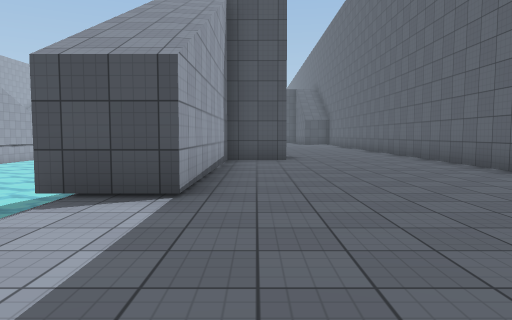
View 1 (above)

24 first-person views from a walk through a Unity game level. The camera is 1.3 m above the floor, tilts 4° down and sees 70° across. The floor is counted in squares, 2 m on a side. Each view is taken from the middle of a square. On the plan, view 1 faces up. The plan holds only what a view shows up to about 11 squares ahead; the rest is blank. The place goes on beyond the plan. Surface patterns are stand-ins for the level's own textures.

View 2
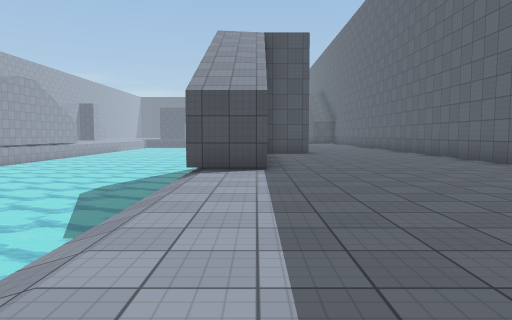

View 3
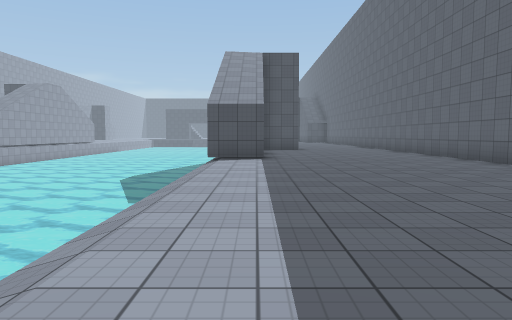

View 4
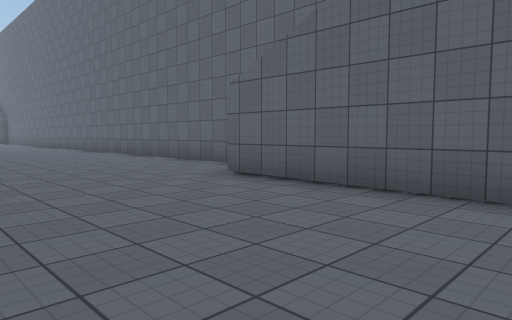

View 5
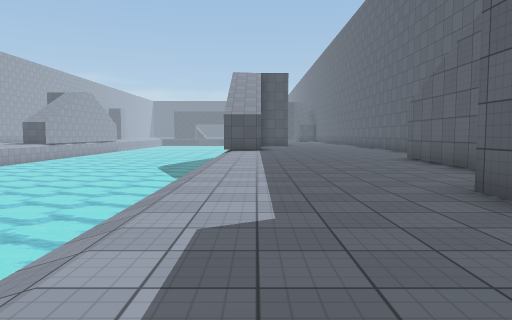

View 6
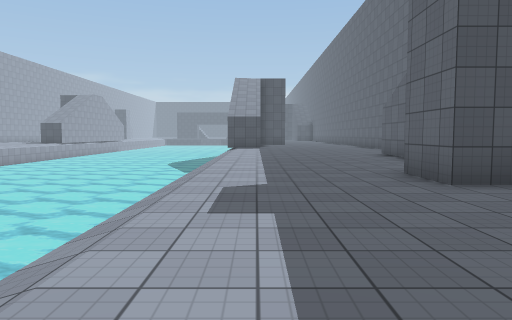

View 7
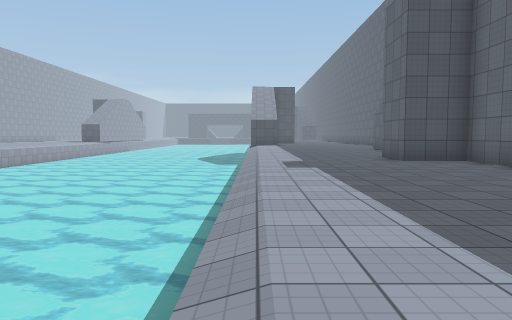

View 8
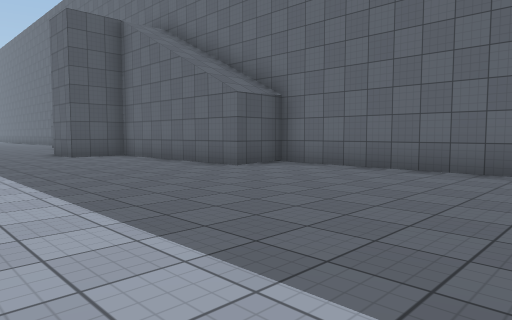

View 9
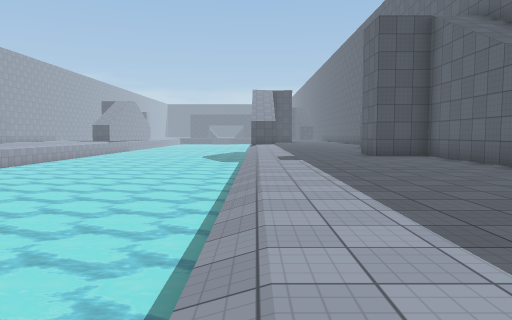

View 10
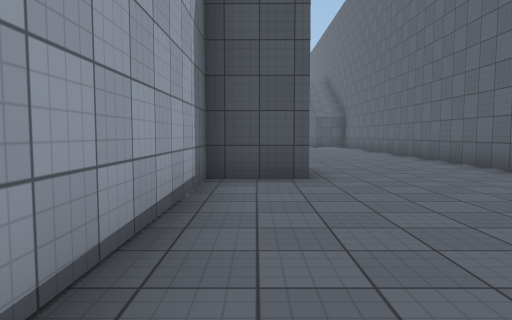

View 11
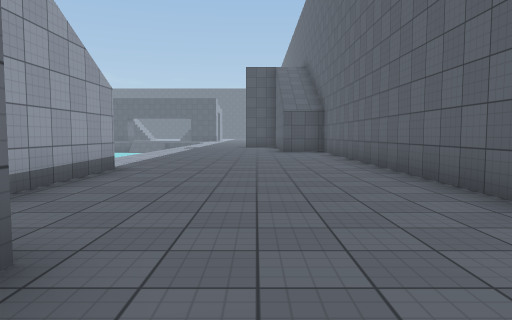

View 12
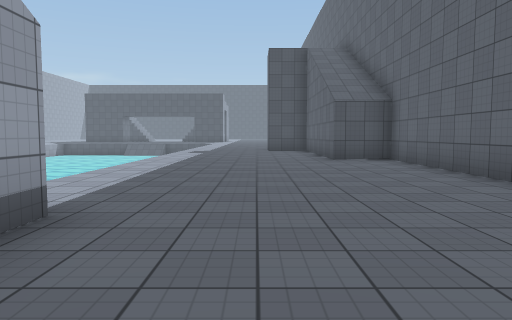

View 13
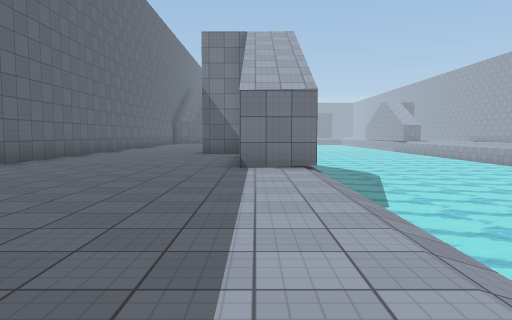

View 14
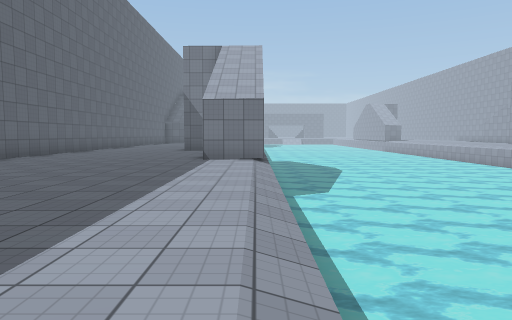

View 15
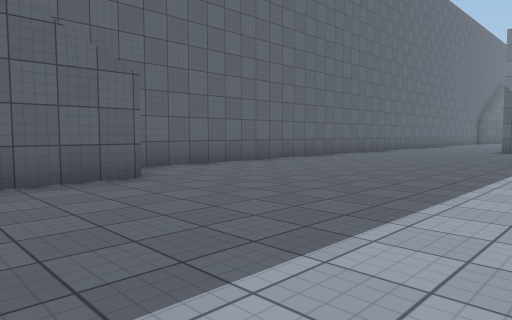

View 16
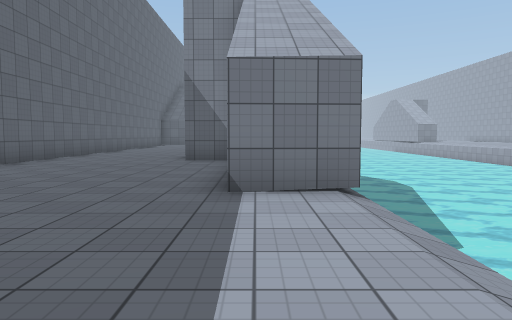

View 17
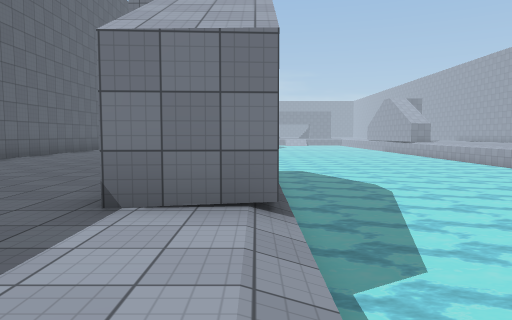

View 18
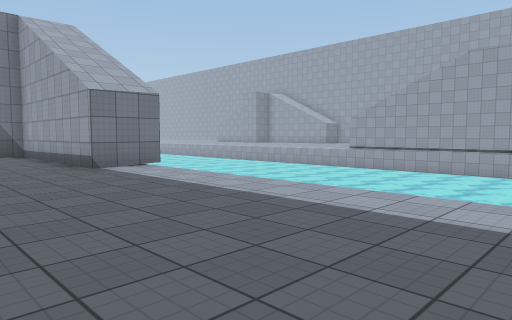

View 19
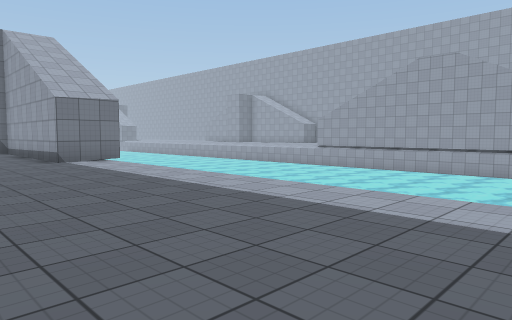

View 20
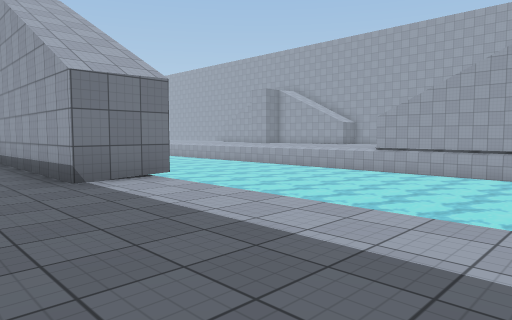

View 21
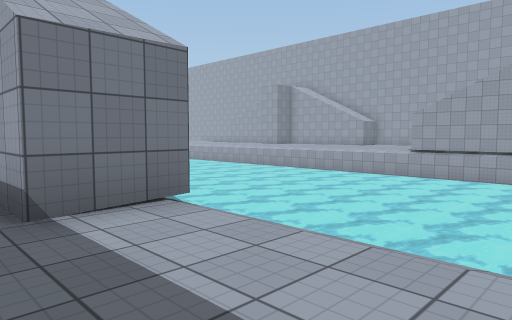

View 22
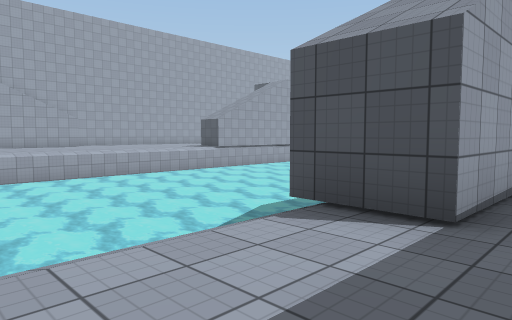

View 23
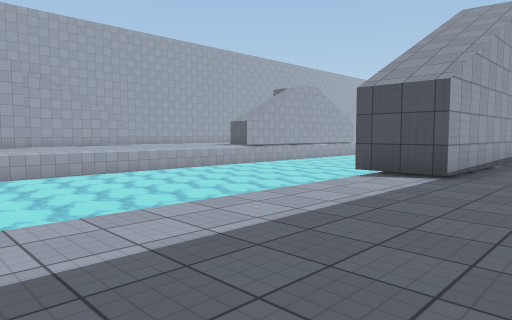

View 24
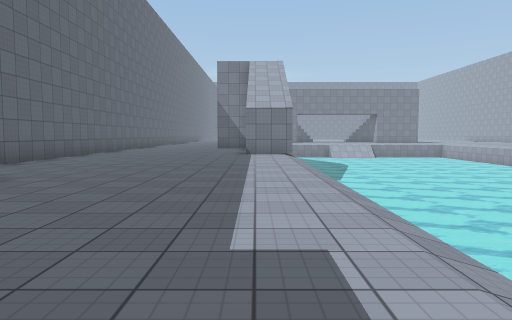

### Floor plan
Key: @ floor where view 1 was taken; # wall or solid block; . floor; / step, stairs or slope; ≈ water the walk keeps out of.
Columns run from 13 left of view 1 to 5 right of it. Each row starts with its distance up from view 1.
 25            /....
 24            /....#
 23   ≈≈≈≈     /....###
 22    ≈≈≈   ≈≈/......#
 21   ≈≈≈≈  ≈≈≈/......#
 20    ≈≈≈≈≈≈≈≈/......#
 19  ≈≈≈≈≈≈≈≈≈≈/......#
 18   ≈≈≈≈≈≈≈≈≈/......#
 17 ≈≈≈≈≈≈≈≈≈≈≈/......#
 16  ≈≈≈≈≈≈≈≈≈≈.......#
 15   ≈≈≈≈≈≈≈≈≈##.....#
 14    ≈≈≈≈≈≈≈≈ #.....#
 13     ≈≈≈≈≈≈≈ #.....#
 12      ≈≈≈≈≈≈ #.....#
 11      ≈≈≈≈≈≈ #.....#
 10      ≈≈≈≈≈≈ ##....#
  9     ≈≈≈≈≈≈≈ #.....#
  8     ≈≈≈≈≈≈≈ #.....#
  7     ≈≈≈≈≈≈  #.....#
  6    ≈≈≈≈≈≈≈  #.....#
  5   ≈≈≈≈≈≈≈≈  #.....#
  4  ≈≈≈≈≈≈≈≈≈ ##.....#
  3 ≈≈≈≈≈≈≈≈≈≈ /......#
  2    ≈≈≈≈≈≈≈ /......#
  1   ≈≈≈≈≈≈≈≈ /......#
  0  ≈≈≈≈≈≈≈≈≈ /.@....
 -1      ≈≈≈≈≈ /.....
 -2      ≈≈≈≈≈ /....#
 -3      ≈≈≈≈≈ /....#
 -4       ≈≈≈≈ /....#
 -5       ≈≈≈≈ /....#
 -6     ≈≈≈≈≈≈≈/....
 -7     ≈≈≈≈≈≈≈/...#
 -8     ≈≈≈≈≈≈≈/...##
 -9     ≈≈≈≈≈≈≈/....#
-10      ≈≈≈≈≈≈/....#
-11      ≈≈≈≈≈≈/....#
-12       ≈≈≈≈≈/....#
-13        ≈≈≈≈/....###
-14        ≈≈≈≈/......#
-15        ≈≈≈≈/......#
-16       ≈≈≈≈≈/......#
-17       ≈≈≈≈ /......#
-18      ≈≈≈≈≈ /......#
-19      ≈≈≈≈≈ /......#

Positions as (right, up) in squares from view 1, and headings:
1: (0, 0), facing up
2: (-1, -3), facing up
3: (-1, -6), facing up
4: (-1, -6), facing up-right
5: (-1, -11), facing up
6: (-1, -13), facing up
7: (-2, -17), facing up
8: (-2, -19), facing up-right
9: (-2, -19), facing up
10: (0, 4), facing up
11: (2, 9), facing up
12: (1, 13), facing up
13: (-1, 23), facing down
14: (-2, 25), facing down
15: (-2, 25), facing down-right
16: (-1, 20), facing down
17: (-2, 19), facing down
18: (2, 23), facing down-left
19: (2, 25), facing down-left
20: (1, 21), facing down-left
21: (0, 19), facing down-left
22: (0, 1), facing up-left
23: (1, -2), facing up-left
24: (-1, -8), facing down
